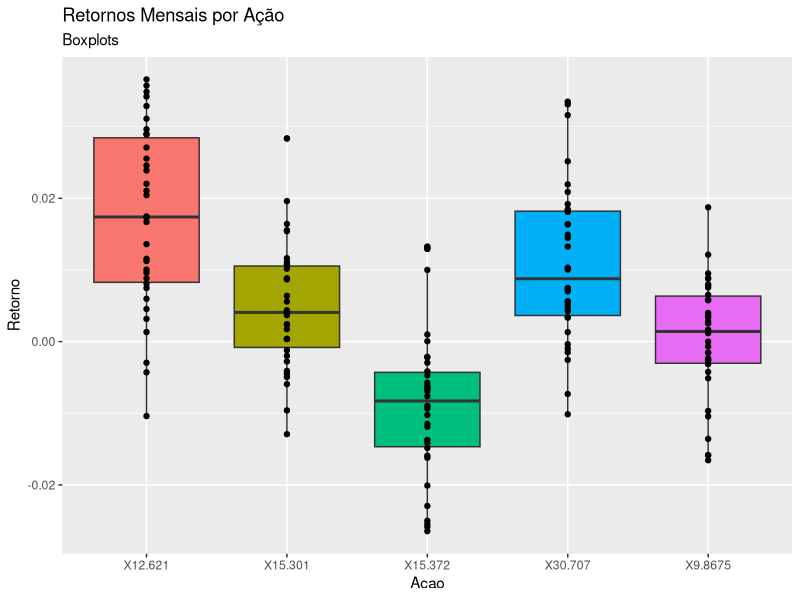
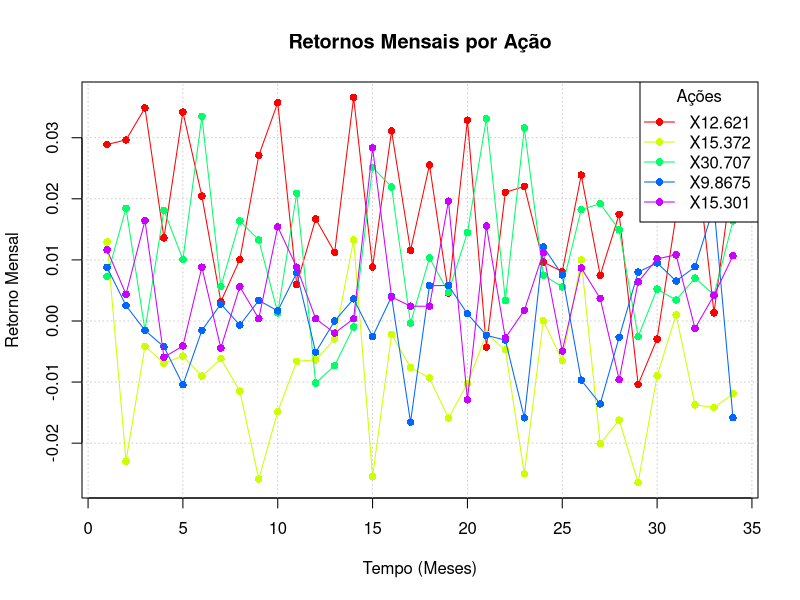
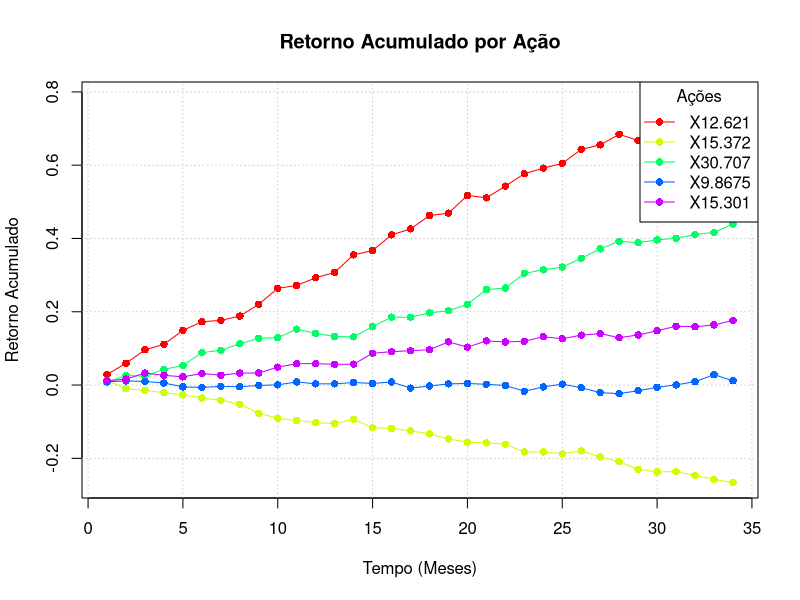
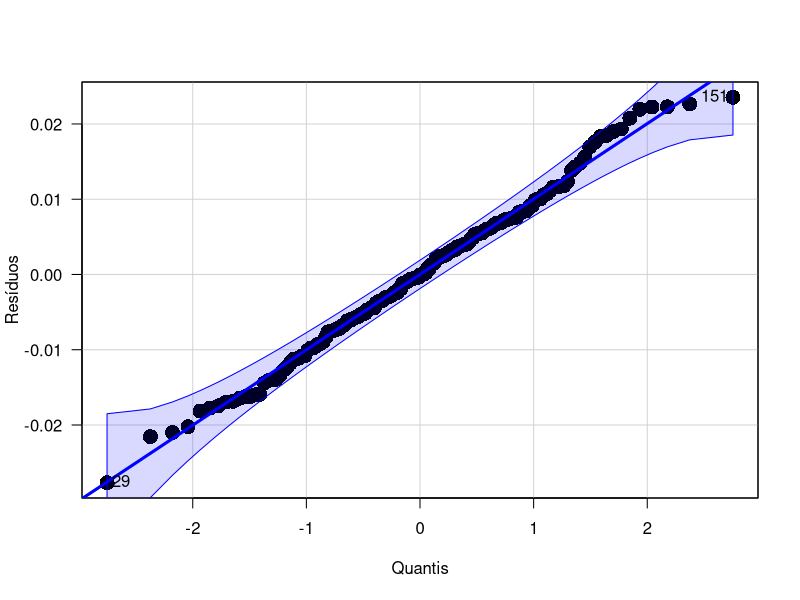

Generate these figures, in order, with R:
rm(list = ls()) 
#dev.off()
library(car)
library(ggplot2)

# Carregar os dados e reordena os dados cronologicamente:
dados <- read.csv("DadosAcoesGrupoH.csv")
dados <- dados[nrow(dados):1, ]

# Dataframe dos retornos
retornos <- data.frame(matrix(NA, nrow = nrow(dados)-1, ncol = ncol(dados)))
colnames(retornos) <- colnames(dados)

# Calcular os retornos: (P[i+1] - P[i]) / P[i])
for (j in 1:ncol(dados)) {
  for (i in 2:nrow(dados)) {
    retornos[i-1,j] <- (dados[i,j] - dados[i-1,j]) / dados[i-1,j]
  }
}

retornos$Mes <- 1:nrow(retornos)

# VISUALIZAÇÃO #################################################################
# Retornos mensais:
dados_dataframe <- data.frame(
  Mes = rep(retornos$Mes, ncol(retornos) - 1),  # Meses
  Acao = rep(colnames(retornos)[-ncol(retornos)], each = nrow(retornos)), 
  Retorno = as.vector(as.matrix(retornos[, -ncol(retornos)])) 
)
# Visualização dos retornos, distribuição:
ggplot(dados_dataframe, 
       aes(x    = Acao,
           y    = Retorno,
           fill = Acao)) + 
  geom_boxplot() + geom_point() + 
  ggtitle("Retornos Mensais por Ação",
          "Boxplots") + 
  theme(legend.position = "none")


# Visualização dos retornos, serie temporal:
plot(NULL, xlim = c(1, nrow(retornos)), ylim = range(dados_dataframe$Retorno, na.rm = TRUE),
     xlab = "Tempo (Meses)", ylab = "Retorno Mensal", main = "Retornos Mensais por Ação")
grid(col = "gray", lty = "dotted", lwd = 0.75)

cores_acoes <- rainbow(length(unique(dados_dataframe$Acao)))
acoes <- unique(dados_dataframe$Acao)

for (i in 1:length(acoes)) {
  linhas_acao <- dados_dataframe[dados_dataframe$Acao == acoes[i], ]
  lines(linhas_acao$Mes, linhas_acao$Retorno, col = cores_acoes[i], type = "o", pch = 16)
}
legend("topright", legend = acoes, col = cores_acoes, lty = 1, pch = 16, title = "Ações")

# Retornos Acumulados:
retornos_acumulados <- retornos[, -ncol(retornos)] 
for (j in 1:ncol(retornos_acumulados)) {
  retornos_acumulados[, j] <- cumprod(1 + retornos[, j]) - 1 
}

retornos_acumulados$Mes <- 1:nrow(retornos_acumulados)
dados_dataframe_acumulados <- data.frame(
  Mes = rep(retornos_acumulados$Mes, ncol(retornos_acumulados) - 1),  # Meses
  Acao = rep(colnames(retornos_acumulados)[-ncol(retornos_acumulados)], each = nrow(retornos_acumulados)),
  RetornoAcumulado = as.vector(as.matrix(retornos_acumulados[, -ncol(retornos_acumulados)]))
)

plot(NULL, xlim = c(1, nrow(retornos_acumulados)), ylim = range(dados_dataframe_acumulados$RetornoAcumulado, na.rm = TRUE),
     xlab = "Tempo (Meses)", ylab = "Retorno Acumulado", main = "Retorno Acumulado por Ação")
grid(col = "gray", lty = "dotted", lwd = 0.75)

cores_acoes_acumuladas <- rainbow(length(unique(dados_dataframe_acumulados$Acao))) 
acoes_acumuladas <- unique(dados_dataframe_acumulados$Acao)

for (i in 1:length(acoes_acumuladas)) {
  linhas_acao <- dados_dataframe_acumulados[dados_dataframe_acumulados$Acao == acoes_acumuladas[i], ]
  lines(linhas_acao$Mes, linhas_acao$RetornoAcumulado, col = cores_acoes_acumuladas[i], type = "o", pch = 16)
}

legend("topright", legend = acoes_acumuladas, col = cores_acoes_acumuladas, lty = 1, pch = 16, title = "Ações")

# TESTES E HIPOTESES ESTATISTICAS ##############################################
# Teste de Normalidade dos dados:

normalidade <- list()

for (acao in colnames(retornos)[-ncol(retornos)]) { 
  shapiro_test <- shapiro.test(retornos[[acao]]) 
  normalidade[[acao]] <- shapiro_test
  print(paste("Teste de Shapiro-Wilk, ação:", acao))
  print(shapiro_test)
}

# Modelo ANOVA:
anova <- aov(Retorno ~ Acao, data = dados_dataframe)
summary(anova)

# Teste de normalidade dos residuos:
shapiro.test(anova$residuals)
qqPlot(anova$residuals, pch = 16, lwd = 3, cex = 2, las = 1,
       xlab = "Quantis", ylab = "Resíduos")

# Teste de Homogeniedade da variancia dos residuos:
fligner <- fligner.test(Retorno ~ Acao, data = dados_dataframe)
print(paste("Teste de Fligner, p-valor:", fligner$p.value))